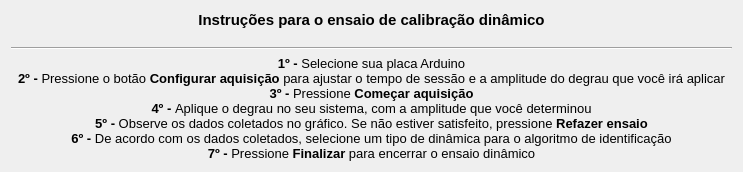
<?xml version="1.0" encoding="UTF-8"?>
<ui version="4.0">
 <class>DynamicHelp</class>
 <widget class="QDialog" name="DynamicHelp">
  <property name="geometry">
   <rect>
    <x>0</x>
    <y>0</y>
    <width>743</width>
    <height>172</height>
   </rect>
  </property>
  <property name="windowTitle">
   <string>Ajuda</string>
  </property>
  <layout class="QGridLayout" name="gridLayout">
   <item row="2" column="0">
    <widget class="QLabel" name="label_2">
     <property name="text">
      <string>&lt;html&gt;&lt;head/&gt;&lt;body&gt;&lt;p align=&quot;center&quot;&gt;&lt;span style=&quot; font-size:10pt; font-weight:700;&quot;&gt;1º -&lt;/span&gt;&lt;span style=&quot; font-size:10pt;&quot;&gt; Selecione sua placa Arduino&lt;br/&gt;&lt;/span&gt;&lt;span style=&quot; font-size:10pt; font-weight:700;&quot;&gt;2º -&lt;/span&gt;&lt;span style=&quot; font-size:10pt;&quot;&gt; Pressione o botão &lt;/span&gt;&lt;span style=&quot; font-size:10pt; font-weight:700;&quot;&gt;Configurar aquisição&lt;/span&gt;&lt;span style=&quot; font-size:10pt;&quot;&gt; para ajustar o tempo de sessão e a amplitude do degrau que você irá aplicar&lt;br/&gt;&lt;/span&gt;&lt;span style=&quot; font-size:10pt; font-weight:700;&quot;&gt;3º -&lt;/span&gt;&lt;span style=&quot; font-size:10pt;&quot;&gt; Pressione &lt;/span&gt;&lt;span style=&quot; font-size:10pt; font-weight:700;&quot;&gt;Começar aquisição&lt;/span&gt;&lt;span style=&quot; font-size:10pt;&quot;&gt;&lt;br/&gt;&lt;/span&gt;&lt;span style=&quot; font-size:10pt; font-weight:700;&quot;&gt;4º - &lt;/span&gt;&lt;span style=&quot; font-size:10pt;&quot;&gt;Aplique o degrau no seu sistema, com a amplitude que você determinou&lt;/span&gt;&lt;span style=&quot; font-size:10pt;&quot;&gt;&lt;br/&gt;&lt;/span&gt;&lt;span style=&quot; font-size:10pt; font-weight:700;&quot;&gt;5º -&lt;/span&gt;&lt;span style=&quot; font-size:10pt;&quot;&gt; Observe os dados coletados no gráfico. Se não estiver satisfeito, pressione &lt;/span&gt;&lt;span style=&quot; font-size:10pt; font-weight:700;&quot;&gt;Refazer ensaio&lt;/span&gt;&lt;span style=&quot; font-size:10pt;&quot;&gt;&lt;br/&gt;&lt;/span&gt;&lt;span style=&quot; font-size:10pt; font-weight:700;&quot;&gt;6º -&lt;/span&gt;&lt;span style=&quot; font-size:10pt;&quot;&gt; De acordo com os dados coletados, selecione um tipo de dinâmica para o algoritmo de identificação&lt;br/&gt;&lt;/span&gt;&lt;span style=&quot; font-size:10pt; font-weight:700;&quot;&gt;7º -&lt;/span&gt;&lt;span style=&quot; font-size:10pt;&quot;&gt; Pressione &lt;/span&gt;&lt;span style=&quot; font-size:10pt; font-weight:700;&quot;&gt;Finalizar&lt;/span&gt;&lt;span style=&quot; font-size:10pt;&quot;&gt; para encerrar o ensaio dinâmico&lt;/span&gt;&lt;/p&gt;&lt;/body&gt;&lt;/html&gt;</string>
     </property>
    </widget>
   </item>
   <item row="0" column="0" alignment="Qt::AlignTop">
    <widget class="QLabel" name="label">
     <property name="text">
      <string>&lt;html&gt;&lt;head/&gt;&lt;body&gt;&lt;p align=&quot;center&quot;&gt;&lt;span style=&quot; font-size:11pt; font-weight:700;&quot;&gt;Instruções para o ensaio de calibração dinâmico&lt;/span&gt;&lt;/p&gt;&lt;/body&gt;&lt;/html&gt;</string>
     </property>
    </widget>
   </item>
   <item row="1" column="0">
    <widget class="Line" name="line">
     <property name="orientation">
      <enum>Qt::Horizontal</enum>
     </property>
    </widget>
   </item>
  </layout>
 </widget>
 <resources/>
 <connections/>
</ui>
